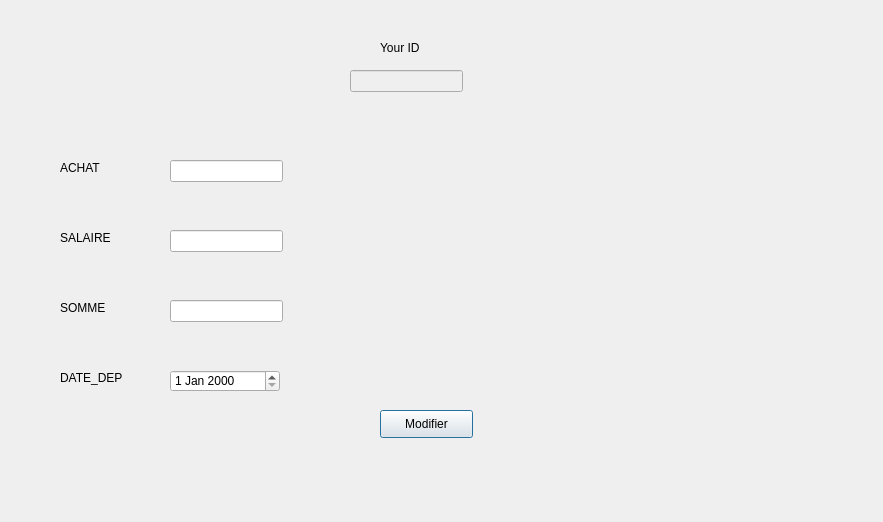
<?xml version="1.0" encoding="UTF-8"?>
<ui version="4.0">
 <class>modifier2</class>
 <widget class="QDialog" name="modifier2">
  <property name="geometry">
   <rect>
    <x>0</x>
    <y>0</y>
    <width>883</width>
    <height>522</height>
   </rect>
  </property>
  <property name="windowTitle">
   <string>Dialog</string>
  </property>
  <widget class="QLabel" name="label">
   <property name="geometry">
    <rect>
     <x>380</x>
     <y>40</y>
     <width>51</width>
     <height>16</height>
    </rect>
   </property>
   <property name="text">
    <string>Your ID</string>
   </property>
  </widget>
  <widget class="QLineEdit" name="ID_DEP4">
   <property name="enabled">
    <bool>false</bool>
   </property>
   <property name="geometry">
    <rect>
     <x>350</x>
     <y>70</y>
     <width>113</width>
     <height>22</height>
    </rect>
   </property>
  </widget>
  <widget class="QLabel" name="label_2">
   <property name="geometry">
    <rect>
     <x>60</x>
     <y>160</y>
     <width>56</width>
     <height>16</height>
    </rect>
   </property>
   <property name="text">
    <string>ACHAT</string>
   </property>
  </widget>
  <widget class="QLabel" name="label_3">
   <property name="geometry">
    <rect>
     <x>60</x>
     <y>230</y>
     <width>56</width>
     <height>16</height>
    </rect>
   </property>
   <property name="text">
    <string>SALAIRE</string>
   </property>
  </widget>
  <widget class="QLabel" name="label_4">
   <property name="geometry">
    <rect>
     <x>60</x>
     <y>300</y>
     <width>56</width>
     <height>16</height>
    </rect>
   </property>
   <property name="text">
    <string>SOMME</string>
   </property>
  </widget>
  <widget class="QLabel" name="label_5">
   <property name="geometry">
    <rect>
     <x>60</x>
     <y>370</y>
     <width>71</width>
     <height>16</height>
    </rect>
   </property>
   <property name="text">
    <string>DATE_DEP</string>
   </property>
  </widget>
  <widget class="QLineEdit" name="ACHAT2">
   <property name="geometry">
    <rect>
     <x>170</x>
     <y>160</y>
     <width>113</width>
     <height>22</height>
    </rect>
   </property>
  </widget>
  <widget class="QLineEdit" name="SALAIRE2">
   <property name="geometry">
    <rect>
     <x>170</x>
     <y>230</y>
     <width>113</width>
     <height>22</height>
    </rect>
   </property>
  </widget>
  <widget class="QLineEdit" name="SOMME2">
   <property name="geometry">
    <rect>
     <x>170</x>
     <y>300</y>
     <width>113</width>
     <height>22</height>
    </rect>
   </property>
  </widget>
  <widget class="QDateEdit" name="DATE_DEP2">
   <property name="geometry">
    <rect>
     <x>170</x>
     <y>370</y>
     <width>110</width>
     <height>22</height>
    </rect>
   </property>
  </widget>
  <widget class="QPushButton" name="mod_dep2">
   <property name="geometry">
    <rect>
     <x>380</x>
     <y>410</y>
     <width>93</width>
     <height>28</height>
    </rect>
   </property>
   <property name="text">
    <string>Modifier</string>
   </property>
  </widget>
 </widget>
 <resources/>
 <connections/>
</ui>
